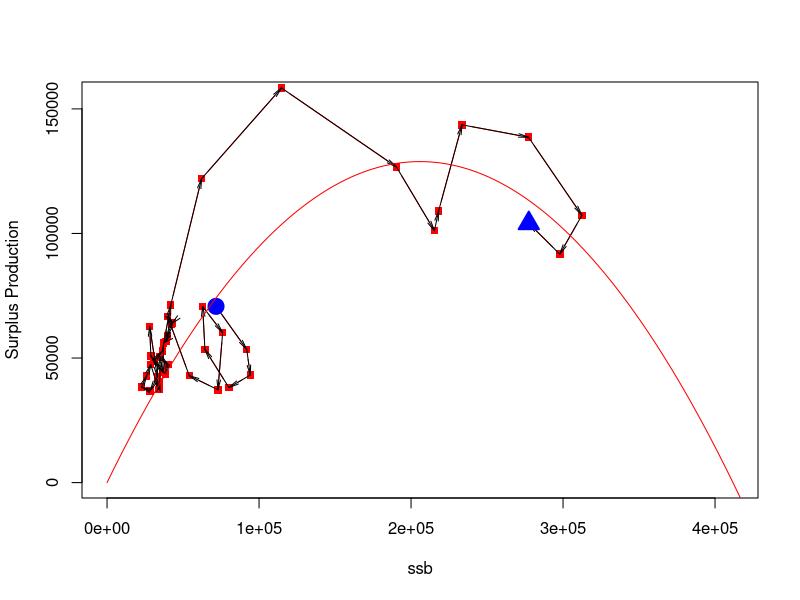
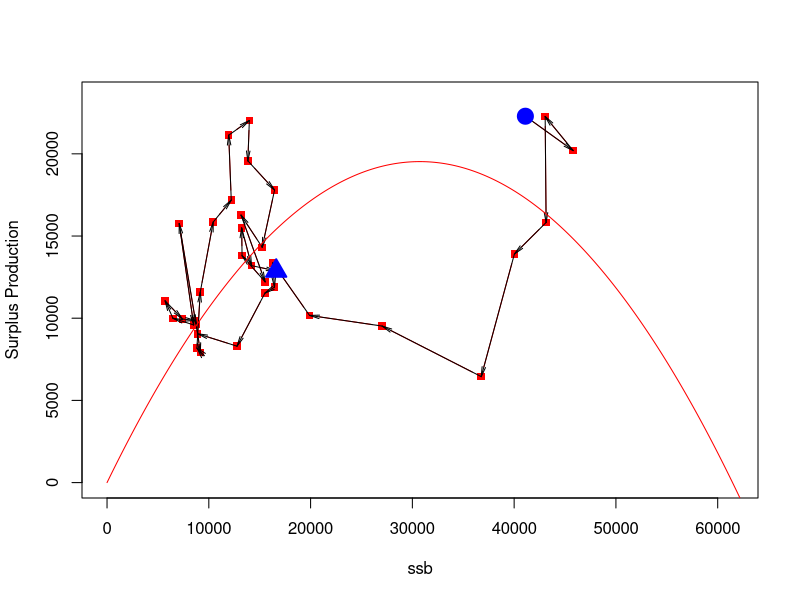
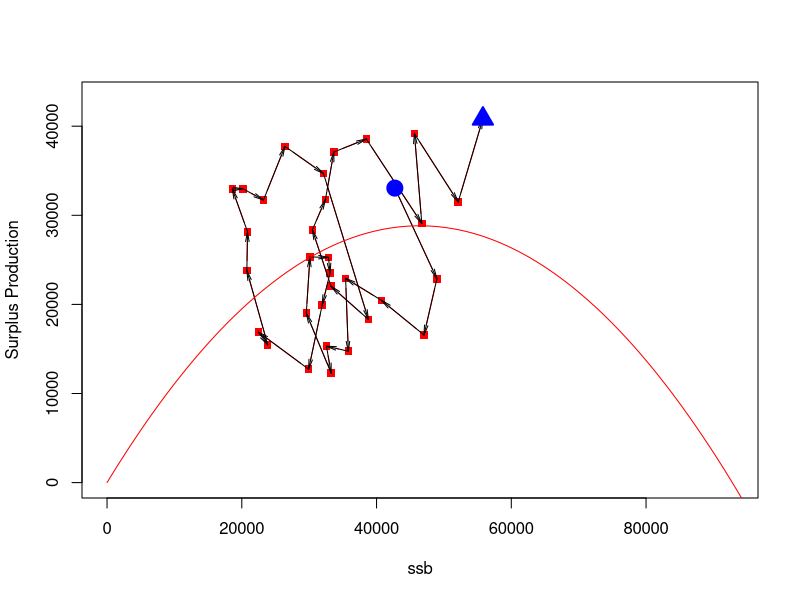
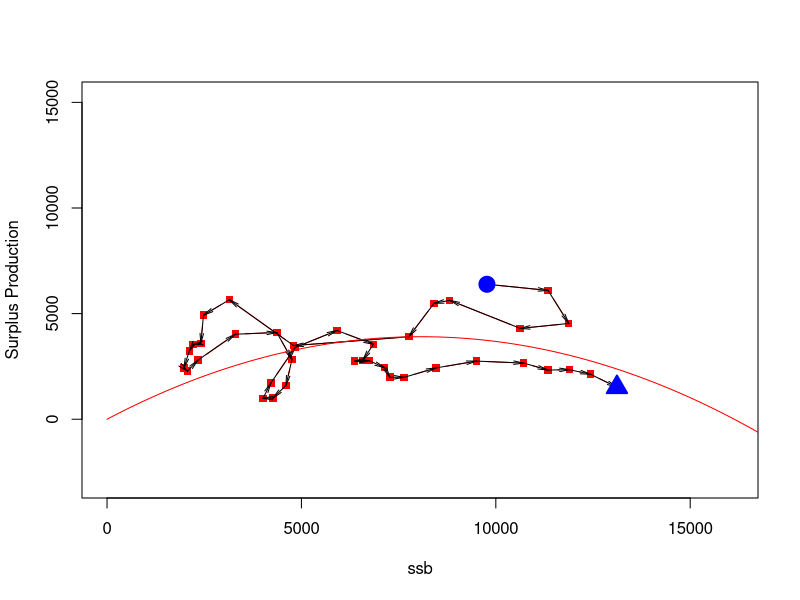
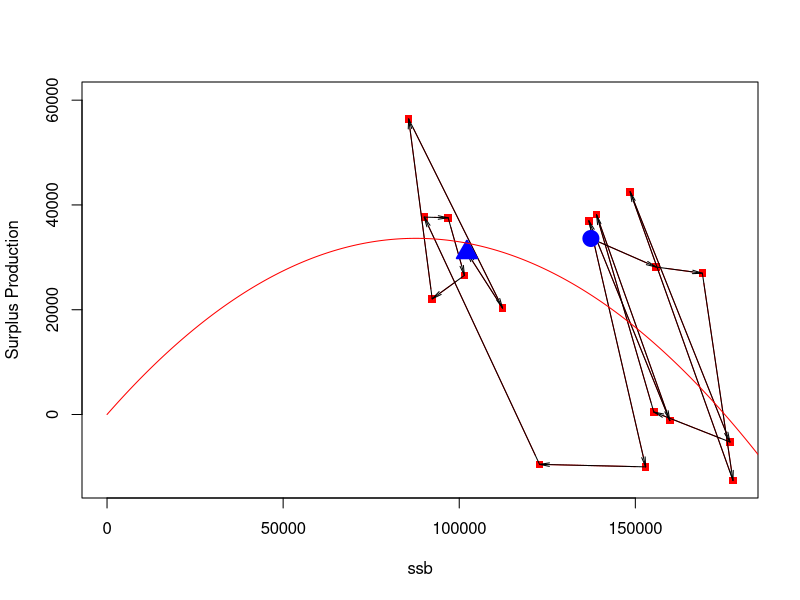
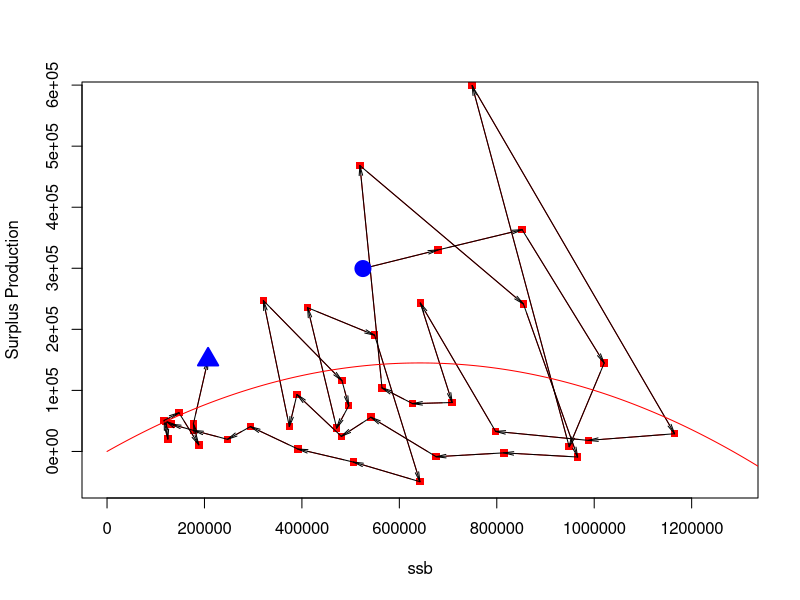
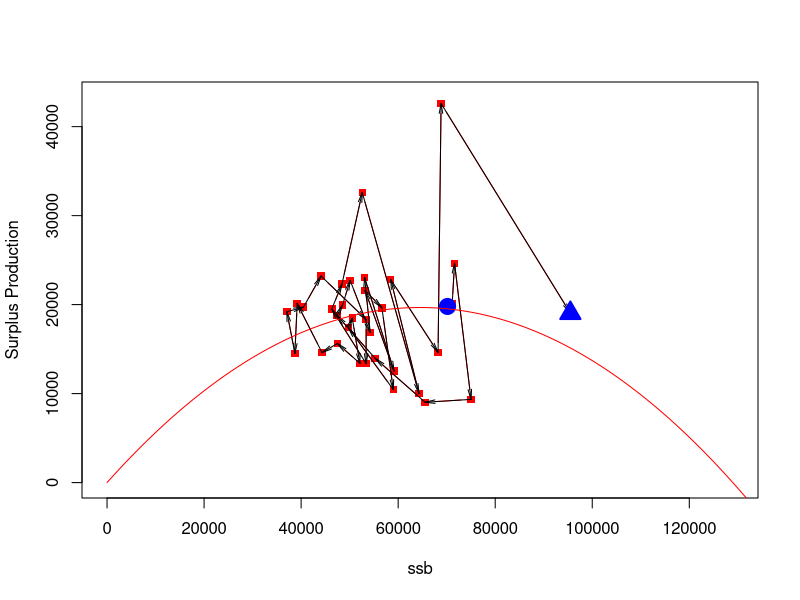
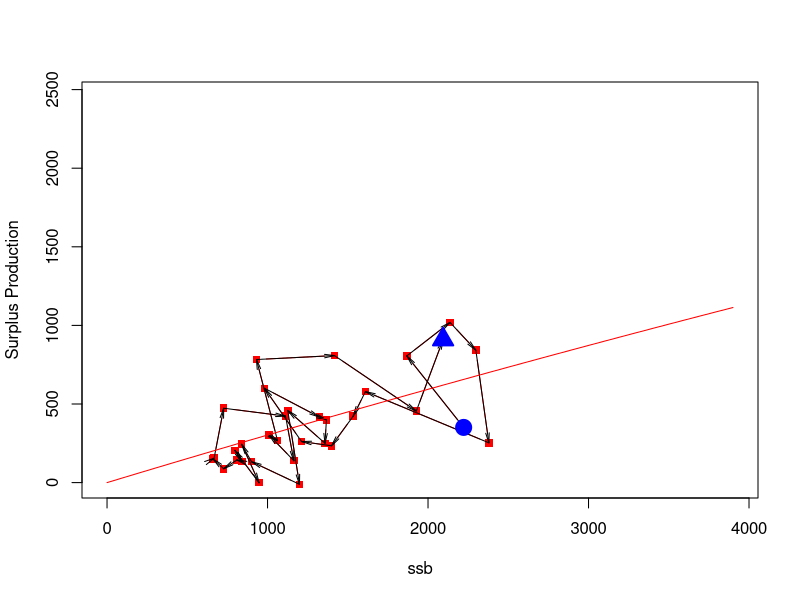

Here is the R script that generated these plots, in order:
## ---- chunk 1
knitr::opts_chunk$set(echo = TRUE, warning = FALSE)
## ---- chunk 2

# Read data
Database<-read.csv("Hake.csv",header = TRUE, sep= ";", encoding="UTF-8")
z<-subset(Database, Database[,17] == "hke.27.3a46-8abd")
df <- data.frame(x = z$SSB, y = z$SP)
# Fit model
model <- nls(y~a*x + b*x^2, start=list(a=1.4, b=-0.0000226), data=df)
summary(model)
# Predict figures
av <- seq(0, max(z$SSB)*1.5, by=100)
bv <- predict(model, newdata=(list(x=av)))       # the mane must be "x", as in the model
# Plot
xMax <- max(av[max(which(bv>0))+1], max(z$SSB))  # maximun Biomass for plots
a <- seq(length(z$SSB) - 1)
Firstyea<-subset(z, z[,1] == "1978")
Lastyea<-subset(z, z[,1] == "2018")
plot(z$SSB, z$SP, pch=15,  xlab="ssb", ylab="Surplus Production",xlim=c(0, xMax), ylim=c(0, max(bv)*1.2),type="b", col="red")
arrows(z$SSB[a], z$SP[a], z$SSB[a + 1], z$SP[a + 1],length = 0.1,col="black", angle = 10) 
points(Firstyea$SSB,Firstyea$SP,pch = 21, cex=2, col="blue",bg="blue",lwd=2)
points(Lastyea$SSB,Lastyea$SP,pch = 24, cex=2, col="blue",bg="blue",lwd=2)

lines(av, bv, col="red", type="l")
## ---- chunk 3
# Read data
Database<-read.csv("Hake.csv",header = TRUE, sep= ";", encoding="UTF-8")
z<-subset(Database, Database[,17] == "hke.27.8c9a")
df <- data.frame(x = z$SSB, y = z$SP)
# Fit model
model <- nls(y~a*x + b*x^2, start=list(a=1.4, b=-0.0000226), data=df)
summary(model)
# Predict figures
av <- seq(0, max(z$SSB)*1.5, by=100)
bv <- predict(model, newdata=(list(x=av)))       # the mane must be "x", as in the model
# Plot
xMax <- max(av[max(which(bv>0))+1], max(z$SSB))  # maximun Biomass for plots
a <- seq(length(z$SSB) - 1)
Firstyea<-subset(z, z[,1] == "1982")
Lastyea<-subset(z, z[,1] == "2018")
plot(z$SSB, z$SP, pch=15,  xlab="ssb", ylab="Surplus Production",xlim=c(0, xMax), ylim=c(0, max(bv)*1.2),type="b", col="red")
arrows(z$SSB[a], z$SP[a], z$SSB[a + 1], z$SP[a + 1],length = 0.1,col="black", angle = 10) 
points(Firstyea$SSB,Firstyea$SP,pch = 21, cex=2, col="blue",bg="blue",lwd=2)
points(Lastyea$SSB,Lastyea$SP,pch = 24, cex=2, col="blue",bg="blue",lwd=2)

lines(av, bv, col="red", type="l")



## ---- chunk 4
# Read data


setwd("C:/Users/zanni/Desktop/TFM/TFMYosri")
Database<-read.csv("Anglerfish.csv",header = TRUE, sep= ";", encoding="UTF-8")

z<-subset(Database, Database[,17] == "mon.27.78abd")
df <- data.frame(x = z$SSB, y = z$SP)


# Fit model
model <- nls(y~a*x + b*x^2, start=list(a=1.4, b=-0.0000226), data=df)
summary(model)
# Predict figures
av <- seq(0, max(z$SSB)*1.5, by=100)
bv <- predict(model, newdata=(list(x=av)))       # the mane must be "x", as in the model
# Plot
xMax <- max(av[max(which(bv>0))+1], max(z$SSB))  # maximun Biomass for plots
a <- seq(length(z$SSB) - 1)
Firstyea<-subset(z, z[,1] == "1986")
Lastyea<-subset(z, z[,1] == "2018")
plot(z$SSB, z$SP, pch=15,  xlab="ssb", ylab="Surplus Production",xlim=c(0, xMax), ylim=c(0, max(bv)*1.5),type="b", col="red")
arrows(z$SSB[a], z$SP[a], z$SSB[a + 1], z$SP[a + 1],length = 0.1,col="black", angle = 10) 
points(Firstyea$SSB,Firstyea$SP,pch = 21, cex=2, col="blue",bg="blue",lwd=2)
points(Lastyea$SSB,Lastyea$SP,pch = 24, cex=2, col="blue",bg="blue",lwd=2)

lines(av, bv, col="red", type="l")

## ---- chunk 5
# Read data

setwd("C:/Users/zanni/Desktop/TFM/TFMYosri")
Database<-read.csv("Anglerfish.csv",header = TRUE, sep= ";", encoding="UTF-8")

z<-subset(Database, Database[,17] == "mon.27.8c9a")
df <- data.frame(x = z$SSB, y = z$SP)


# Fit model
model <- nls(y~a*x + b*x^2, start=list(a=1.4, b=-0.0000226), data=df)
summary(model)
# Predict figures
av <- seq(0, max(z$SSB)*1.5, by=100)
bv <- predict(model, newdata=(list(x=av)))       # the mane must be "x", as in the model
# Plot
xMax <- max(av[max(which(bv>0))], max(z$SSB))  # maximun Biomass for plots
a <- seq(length(z$SSB) - 1)
Firstyea<-subset(z, z[,1] == "1980")
Lastyea<-subset(z, z[,1] == "2018")
plot(z$SSB, z$SP, pch=15,  xlab="ssb", ylab="Surplus Production",xlim=c(0, xMax), ylim=c(-3000, max(bv)*3.9),type="b", col="red")
arrows(z$SSB[a], z$SP[a], z$SSB[a + 1], z$SP[a + 1],length = 0.1,col="black", angle = 10) 
points(Firstyea$SSB,Firstyea$SP,pch = 21, cex=2, col="blue",bg="blue",lwd=2)
points(Lastyea$SSB,Lastyea$SP,pch = 24, cex=2, col="blue",bg="blue",lwd=2)

lines(av, bv, col="red", type="l")

## ---- chunk 6
# Read data


setwd("C:/Users/zanni/Desktop/TFM/TFMYosri")
Database<-read.csv("Sardine.csv",header = TRUE, sep= ";", encoding="UTF-8")

z<-subset(Database, Database[,17] == "pil.27.8abd")
df <- data.frame(x = z$SSB, y = z$SP)


# Fit model
model <- nls(y~a*x + b*x^2, start=list(a=1.4, b=-0.0000226), data=df)
summary(model)
# Predict figures
av <- seq(0, max(z$SSB)*1.5, by=100)
bv <- predict(model, newdata=(list(x=av)))       # the mane must be "x", as in the model
# Plot
xMax <- max(av[max(which(bv>0))+1], max(z$SSB))  # maximun Biomass for plots
a <- seq(length(z$SSB) - 1)
Firstyea<-subset(z, z[,1] == "2000")
Lastyea<-subset(z, z[,1] == "2018")
plot(z$SSB, z$SP, pch=15,  xlab="ssb", ylab="Surplus Production",xlim=c(0, xMax), ylim=c(-13000, max(bv)*1.8),type="b", col="red")
arrows(z$SSB[a], z$SP[a], z$SSB[a + 1], z$SP[a + 1],length = 0.1,col="black", angle = 10) 
points(Firstyea$SSB,Firstyea$SP,pch = 21, cex=2, col="blue",bg="blue",lwd=2)
points(Lastyea$SSB,Lastyea$SP,pch = 24, cex=2, col="blue",bg="blue",lwd=2)

lines(av, bv, col="red", type="l")
## ---- chunk 7
setwd("C:/Users/zanni/Desktop/TFM/TFMYosri")
Database<-read.csv("Sardine.csv",header = TRUE, sep= ";", encoding="UTF-8")

z<-subset(Database, Database[,17] == "pil.27.8c9a")
df <- data.frame(x = z$SSB, y = z$SP)


# Fit model
model <- nls(y~a*x + b*x^2, start=list(a=1.4, b=-0.0000226), data=df)
summary(model)
# Predict figures
av <- seq(0, max(z$SSB)*1.5, by=100)
bv <- predict(model, newdata=(list(x=av)))       # the mane must be "x", as in the model
# Plot
xMax <- max(av[max(which(bv>0))+1], max(z$SSB))  # maximun Biomass for plots
a <- seq(length(z$SSB) - 1)
Firstyea<-subset(z, z[,1] == "1978")
Lastyea<-subset(z, z[,1] == "2019")
plot(z$SSB, z$SP, pch=15,  xlab="ssb", ylab="Surplus Production",xlim=c(0, xMax), ylim=c(-51000, max(bv)*4),type="b", col="red")
arrows(z$SSB[a], z$SP[a], z$SSB[a + 1], z$SP[a + 1],length = 0.1,col="black", angle = 10) 
points(Firstyea$SSB,Firstyea$SP,pch = 21, cex=2, col="blue",bg="blue",lwd=2)
points(Lastyea$SSB,Lastyea$SP,pch = 24, cex=2, col="blue",bg="blue",lwd=2)

lines(av, bv, col="red", type="l")
## ---- chunk 8

# Read data


setwd("C:/Users/zanni/Desktop/TFM/TFMYosri")
Database<-read.csv("Megrim3.csv",header = TRUE, sep= ";", encoding="UTF-8")

z<-subset(Database, Database[,17] == "meg.27.7b-k8abd")
df <- data.frame(x = z$SSB, y = z$SP)


# Fit model
model <- nls(y~a*x + b*x^2, start=list(a=1.4, b=-0.0000226), data=df)
summary(model)
# Predict figures
av <- seq(0, max(z$SSB)*1.5, by=100)
bv <- predict(model, newdata=(list(x=av)))       # the mane must be "x", as in the model
# Plot
xMax <- max(av[max(which(bv>0))+1], max(z$SSB))  # maximun Biomass for plots
a <- seq(length(z$SSB) - 1)
Firstyea<-subset(z, z[,1] == "1984")
Lastyea<-subset(z, z[,1] == "2018")
plot(z$SSB, z$SP, pch=15,  xlab="ssb", ylab="Surplus Production",xlim=c(0, xMax), ylim=c(0, max(bv)*2.2),type="b", col="red")
arrows(z$SSB[a], z$SP[a], z$SSB[a + 1], z$SP[a + 1],length = 0.1,col="black", angle = 10) 
points(Firstyea$SSB,Firstyea$SP,pch = 21, cex=2, col="blue",bg="blue",lwd=2)
points(Lastyea$SSB,Lastyea$SP,pch = 24, cex=2, col="blue",bg="blue",lwd=2)

lines(av, bv, col="red", type="l")


## ---- chunk 9

# Read data


setwd("C:/Users/zanni/Desktop/TFM/TFMYosri")
Database<-read.csv("Megrim3.csv",header = TRUE, sep= ";", encoding="UTF-8")

z<-subset(Database, Database[,17] == "meg.27.8c9a")
df <- data.frame(x = z$SSB, y = z$SP)


# Fit model
model <- nls(y~a*x + b*x^2, start=list(a=1.4, b=-0.0000226), data=df)
summary(model)
# Predict figures
av <- seq(0, max(z$SSB)*1.5, by=100)
bv <- predict(model, newdata=(list(x=av)))       # the mane must be "x", as in the model
# Plot
xMax <- max(av[max(which(bv>0))], max(z$SSB))  # maximun Biomass for plots
a <- seq(length(z$SSB) - 1)
Firstyea<-subset(z, z[,1] == "1986")
Lastyea<-subset(z, z[,1] == "2018")
plot(z$SSB, z$SP, pch=15,  xlab="ssb", ylab="Surplus Production",xlim=c(0, xMax), ylim=c(0, max(bv)*2.2),type="b", col="red")
arrows(z$SSB[a], z$SP[a], z$SSB[a + 1], z$SP[a + 1],length = 0.1,col="black", angle = 10) 
points(Firstyea$SSB,Firstyea$SP,pch = 21, cex=2, col="blue",bg="blue",lwd=2)
points(Lastyea$SSB,Lastyea$SP,pch = 24, cex=2, col="blue",bg="blue",lwd=2)

lines(av, bv, col="red", type="l")


## ---- chunk 10

# Read data
Database<-read.csv("Hake.csv",header = TRUE, sep= ";", encoding="UTF-8")
z<-subset(Database, Database[,17] == "hke.27.3a46-8abd")
df <- data.frame(x = z$SSB, y = z$SP)
Database1<-read.csv("Hake2015.csv",header = TRUE, sep= ";", encoding="UTF-8")
B<-subset(Database1, Database1[,17] == "hke.27.3a46-8abd")
df0 <- data.frame(x = B$SSB, y = B$SP)
Database2<-read.csv("Hake2011.csv",header = TRUE, sep= ";", encoding="UTF-8")
i<-subset(Database2, Database2[,17] == "hke.27.3a46-8abd")
df1 <- data.frame(x = i$SSB, y = i$SP)
Database3<-read.csv("Hake2007.csv",header = TRUE, sep= ";", encoding="UTF-8")
j<-subset(Database3, Database3[,17] == "hke.27.3a46-8abd")
df2 <- data.frame(x = j$SSB, y = j$SP)
# Fit model
model <- nls(y~a*x + b*x^2, start=list(a=1.4, b=-0.0000226), data=df)
summary(model)
model0 <- nls(y~a*x + b*x^2, start=list(a=1.4, b=-0.0000226), data=df0)
summary(model0)
model1 <- nls(y~a*x + b*x^2, start=list(a=1.4, b=-0.0000226), data=df1)
summary(model1)
model2 <- nls(y~a*x + b*x^2, start=list(a=1.4, b=-0.0000226), data=df2)
summary(model2)
 
# Predict figures
av <- seq(0, max(z$SSB)*1.5, by=100)
bv <- predict(model, newdata=(list(x=av))) 
av0 <- seq(0, max(B$SSB)*1.5, by=100)

bv0 <- predict(model0, newdata=(list(x=av0)))
av1 <- seq(0, max(i$SSB)*1.5, by=100)
bv1 <- predict(model1, newdata=(list(x=av1)))
av2 <- seq(0, max(j$SSB)*1.5, by=100)
bv2 <- predict(model2, newdata=(list(x=av2)))   

xMax0 <- max(av0[max(which(bv0>0))+1], max(B$SSB)) 
# Plot

a <- seq(length(z$SSB) - 1)
Firstyea<-subset(z, z[,1] == "1978")
Lastyea<-subset(z, z[,1] == "2018")
plot(z$SSB, z$SP, pch=15,  xlab="ssb", ylab="Surplus Production",xlim=c(0, xMax0), ylim=c(0, max(bv0)*2.8),type="b", col="red")
arrows(z$SSB[a], z$SP[a], z$SSB[a + 1], z$SP[a + 1],length = 0.1,col="black", angle = 10) 
points(Firstyea$SSB,Firstyea$SP,pch = 21, cex=2, col="blue",bg="blue",lwd=2)
points(Lastyea$SSB,Lastyea$SP,pch = 24, cex=2, col="blue",bg="blue",lwd=2)
lines(av, bv, col="blue", type="l")
legend("topleft",c("2018","2015","2011","2007"),fill=c("blue","Purple","Yellow","Green"))
par(new=TRUE)

# Hasta 2015
# Plot


Lastyea0<-subset(B, B[,1] == "2015")

points(Lastyea0$SSB,Lastyea0$SP,pch = 24, cex=2, col="Purple",bg="Purple",lwd=2)
lines(av0, bv0, col="Purple", type="l")
par(new=TRUE)
# Hasta 2011
# Plot

Lastyea1<-subset(i, i[,1] == "2011")

points(Lastyea1$SSB,Lastyea1$SP,pch = 24, cex=2, col="Yellow",bg="Yellow",lwd=2)
lines(av1, bv1, col="Yellow", type="l")
par(new=TRUE)

# Plot
Lastyea2<-subset(j, j[,1] == "2007")
points(Lastyea2$SSB,Lastyea2$SP,pch = 24, cex=2, col="Green",bg="Green",lwd=2)
lines(av2, bv2, col="Green", type="l")


## ---- chunk 11
# Read data
Database<-read.csv("Hake.csv",header = TRUE, sep= ";", encoding="UTF-8")
z<-subset(Database, Database[,17] == "hke.27.8c9a")
df <- data.frame(x = z$SSB, y = z$SP)
Database1<-read.csv("Hake2015.csv",header = TRUE, sep= ";", encoding="UTF-8")
B<-subset(Database1, Database1[,17] == "hke.27.8c9a")
df0 <- data.frame(x = B$SSB, y = B$SP)
Database2<-read.csv("Hake2011.csv",header = TRUE, sep= ";", encoding="UTF-8")
i<-subset(Database2, Database2[,17] == "hke.27.8c9a")
df1 <- data.frame(x = i$SSB, y = i$SP)
Database3<-read.csv("Hake2007.csv",header = TRUE, sep= ";", encoding="UTF-8")
j<-subset(Database3, Database3[,17] == "hke.27.8c9a")
df2 <- data.frame(x = j$SSB, y = j$SP)
# Fit model
model <- nls(y~a*x + b*x^2, start=list(a=1.4, b=-0.0000226), data=df)
summary(model)
model0 <- nls(y~a*x + b*x^2, start=list(a=1.4, b=-0.0000226), data=df0)
summary(model0)
model1 <- nls(y~a*x + b*x^2, start=list(a=1.4, b=-0.0000226), data=df1)
summary(model1)
model2 <- nls(y~a*x + b*x^2, start=list(a=1.4, b=-0.0000226), data=df2)
summary(model2)

# Predict figures
av <- seq(0, max(z$SSB)*1.5, by=100)
bv <- predict(model, newdata=(list(x=av))) 
av0 <- seq(0, max(B$SSB)*1.5, by=100)

bv0 <- predict(model0, newdata=(list(x=av0)))
av1 <- seq(0, max(i$SSB)*1.5, by=100)
bv1 <- predict(model1, newdata=(list(x=av1)))
av2 <- seq(0, max(j$SSB)*1.5, by=100)
bv2 <- predict(model2, newdata=(list(x=av2)))   

xMax0 <- max(av0[max(which(bv0>0))+1], max(B$SSB)) 
# Plot

a <- seq(length(z$SSB) - 1)
Firstyea<-subset(z, z[,1] == "1982")
Lastyea<-subset(z, z[,1] == "2018")
plot(z$SSB, z$SP, pch=15,  xlab="ssb", ylab="Surplus Production",xlim=c(0, xMax0), ylim=c(0, max(bv0)*2.8),type="b", col="red")
arrows(z$SSB[a], z$SP[a], z$SSB[a + 1], z$SP[a + 1],length = 0.1,col="black", angle = 10) 
points(Firstyea$SSB,Firstyea$SP,pch = 21, cex=2, col="blue",bg="blue",lwd=2)
points(Lastyea$SSB,Lastyea$SP,pch = 24, cex=2, col="blue",bg="blue",lwd=2)
lines(av, bv, col="blue", type="l")
legend("topleft",c("2018","2015","2011","2007"),fill=c("blue","Purple","Yellow","Green"))
par(new=TRUE)

# Hasta 2015
# Plot


Lastyea0<-subset(B, B[,1] == "2015")

points(Lastyea0$SSB,Lastyea0$SP,pch = 24, cex=2, col="Purple",bg="Purple",lwd=2)
lines(av0, bv0, col="Purple", type="l")
par(new=TRUE)
# Hasta 2011
# Plot

Lastyea1<-subset(i, i[,1] == "2011")

points(Lastyea1$SSB,Lastyea1$SP,pch = 24, cex=2, col="Yellow",bg="Yellow",lwd=2)
lines(av1, bv1, col="Yellow", type="l")
par(new=TRUE)

# Plot
Lastyea2<-subset(j, j[,1] == "2007")
points(Lastyea2$SSB,Lastyea2$SP,pch = 24, cex=2, col="Green",bg="Green",lwd=2)
lines(av2, bv2, col="Green", type="l")

